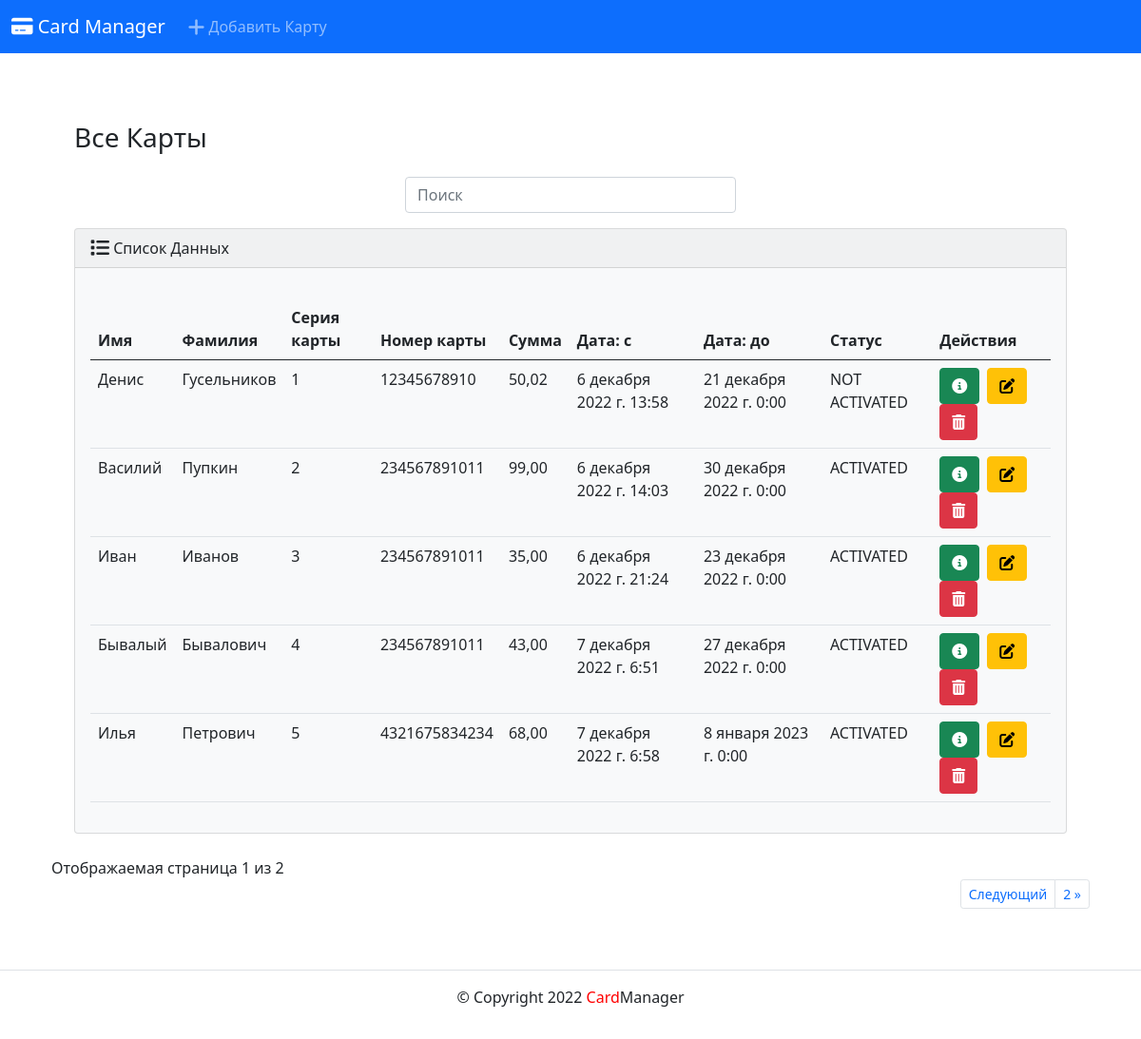
The page / on the database its author committed.
### cards/models.py (models this page shows, shortened)
class Cards(models.Model):
    STATUS = [
     ('ACTIVATED', 'ACTIVATED'),
     ('NOT ACTIVATED', 'NOT ACTIVATED'),
     ('EXPIRED', 'EXPIRED'),
    ]
    first_name = models.CharField(max_length=100)
    last_name = models.CharField(max_length=100)
    card_series = models.PositiveIntegerField()
    number_card = models.CharField(max_length=16)
    amount = models.DecimalField(max_digits=4, decimal_places=2)
    data_created = models.DateTimeField(auto_now_add=True)
    data_end = models.DateTimeField()
    status = models.CharField(choices=STATUS, default='ACTIVATED', max_length=100)

### cards/views.py (the view)
# urls.py: path('', views.index, name='index'),
def index(request):
    cards = Cards.objects.all()
    paginator = Paginator(cards, 5)
    page_number = request.GET.get('page')
    page_obj = paginator.get_page(page_number)
    context = {'cards': cards, 'page_obj': page_obj}
    return render(request, 'cards/index.html', context)

### cards/templates/cards/index.html (shortened to what this page needs)
{% extends 'base.html' %}
{% load static %}
{% block content %}
<div class="d-flex flex-columm min-vh-100">
  <div class="container-fluid">
    <h3 class="m-4">Все Карты</h3>
    <div class="row">
      <div class="col-12">
        {% if cards %}
        <div class="row">
          <div class="col-md-4"></div>
          <div class="col-md-4">
            <div class="form-group">
              <input type="text" class="form-control" id="searchField" placeholder="Поиск">
            </div>
          </div>
        </div>
        <div class="card bg-light ms-4 me-4 mb-4 app-table">
          <div class="card-header"><i class="fa-solid fa-list fa-lg"></i> Список Данных</div>
          <div class="card-body">
            <div class="table-responsive">
              <table class="table table-hover">
                <thead>
                  <tr>
                    <th scope="col">Имя</th>
                    <th scope="col">Фамилия</th>
                    <th scope="col">Серия карты</th>
                    <th scope="col">Номер карты</th>
                    <th scope="col">Сумма</th>
                    <th scope="col">Дата: с</th>
                    <th scope="col">Дата: до</th>
                    <th scope="col">Статус</th>
                    <th scope="col">Действия</th>
                  </tr>
                </thead>
                <tbody>
                  {% for card in page_obj %}
                  <tr>
                    <td>{{ card.first_name }}</td>
                    <td>{{ card.last_name }}</td>
                    <td>{{ card.card_series }}</td>
                    <td>{{ card.number_card }}</td>
                    <td>{{ card.amount }}</td>
                    <td>{{ card.data_created }}</td>
                    <td>{{ card.data_end }}</td>
                    <td>{{ card.status }}</td>
                    <td>
                      <button type="button" class="btn btn-success me-1" href="{% url 'cards:view_info' card.id %}"
                        data-bs-toggle="modal" data-bs-target="#myModal{{ card.id }}"><i
                          class="fa-solid fa-circle-info"></i>
                      </button>
                      <a class="btn btn-warning me-1" href="{% url 'cards:edit_card' card.id %}">
                        <i class="fa-solid fa-pen-to-square"></i>
                      </a>
                      <button type="button" class="btn btn-danger" data-bs-toggle="modal"
                        data-bs-target="#delete_card{{card.id}}">
                        <i class="fa-solid fa-trash-can"></i>
                      </button>
                    </td>
                  </tr>
                  {% endfor %}
                </tbody>
              </table>
            </div>
          </div>
        </div>
      </div>
      {% else %}
      <h5 class="alert alert-primary ms-4 me-4">В Базе Данных нет Карт</h5>
      {% endif %}
      {% include 'includes/paginator.html' %}
    </div>
  </div>
</div>
</div>
{% endblock %}

### cards/templates/base.html (shortened to what this page needs)
<!DOCTYPE html>
<html lang="ru">
  <head>
    {% include 'includes/head.html' %}
  </head>
  <body>
    <header>
    {% include 'includes/header.html' %}
    </header>
    <main>
      <div class="container py-5">
        {% block content %}{% endblock %}
    </main>
    <footer>
      {% include 'includes/footer.html' %}
    </footer>
  </body>
</html>

### cards/templates/includes/head.html (shortened to what this page needs)
<link rel="stylesheet" href="https://cdnjs.cloudflare.com/ajax/libs/font-awesome/6.2.1/css/all.min.css"/>
<link href="https://cdn.jsdelivr.net/npm/bootstrap@5.0.0-beta1/dist/css/bootstrap.min.css" rel="stylesheet"
>

### cards/templates/includes/header.html (shortened to what this page needs)
<nav class="navbar navbar-expand-lg navbar-dark bg-primary">
    <div class="container-fluid">
      <a class="navbar-brand" href="{% url 'cards:index' %}"><i class="fa-solid fa-credit-card"></i>  Card Manager</a>
      <div class="collapse navbar-collapse" id="navbarColor01">
        <ul class="navbar-nav me-auto">
          <li class="nav-item">
            <a class="nav-link" href="{% url 'cards:add_card' %}"><i class="fa-solid fa-plus fa-lg"></i> Добавить Карту</a>
          </li>
        </ul>
      </div>
    </div>
  </nav>

### cards/templates/includes/paginator.html (shortened to what this page needs)
<div class="pagination-container">
    <div class="">
      Отображаемая страница {{page_obj.number}} из {{ page_obj.paginator.num_pages }}
    </div>
  <ul class="pagination justify-content-end pagination-sm">
    {% if page_obj.has_next %}
      <li class="page-item"> <a class="page-link" href="?page={{ page_obj.next_page_number }}">Следующий</a></li>
      <li class="page-item"> <a class="page-link" href="?page={{ page_obj.paginator.num_pages }}">{{ page_obj.paginator.num_pages}} &raquo;</a></li>
    {% endif %}
  </ul>
  </div>

### cards/templates/includes/footer.html
<footer class="border-top text-center py-3">
    <p>© Copyright <script>document.write(new Date().getFullYear())</script> <span style="color:red">Card</span>Manager</p>
</footer>

### rows shown on the page
Cards: first_name "Денис", last_name "Гусельников", card_series "1", number_card "12345678910", amount "50,02", data_created "6 декабря 2022 г. 13:58", data_end "21 декабря 2022 г. 0:00", status "NOT ACTIVATED"
Cards: first_name "Василий", last_name "Пупкин", card_series "2", number_card "234567891011", amount "99,00", data_created "6 декабря 2022 г. 14:03", data_end "30 декабря 2022 г. 0:00", status "ACTIVATED"
Cards: first_name "Иван", last_name "Иванов", card_series "3", number_card "234567891011", amount "35,00", data_created "6 декабря 2022 г. 21:24", data_end "23 декабря 2022 г. 0:00", status "ACTIVATED"
Cards: first_name "Бывалый", last_name "Бывалович", card_series "4", number_card "234567891011", amount "43,00", data_created "7 декабря 2022 г. 6:51", data_end "27 декабря 2022 г. 0:00", status "ACTIVATED"
Cards: first_name "Илья", last_name "Петрович", card_series "5", number_card "4321675834234", amount "68,00", data_created "7 декабря 2022 г. 6:58", data_end "8 января 2023 г. 0:00", status "ACTIVATED"

### other values the page prints
{{ page_obj.number }} "1"
{{ page_obj.paginator.num_pages }} "2"
